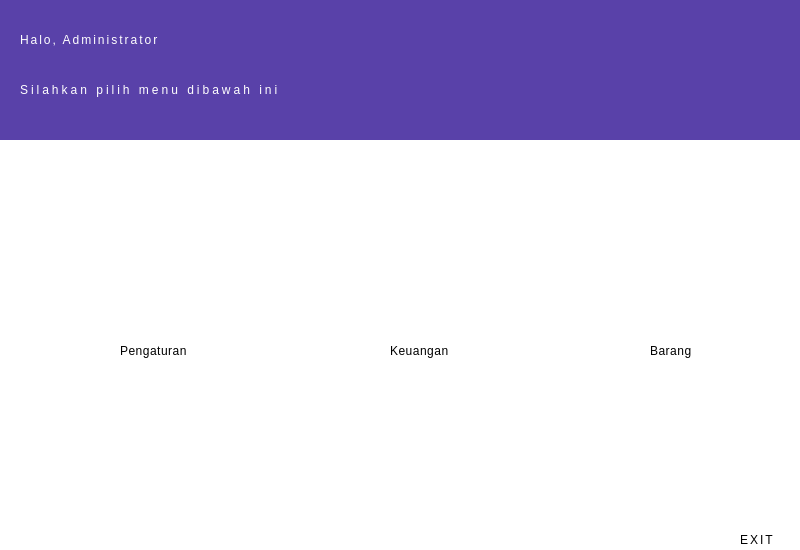
<?xml version="1.0" encoding="UTF-8"?>
<ui version="4.0">
 <class>Dialog</class>
 <widget class="QDialog" name="Dialog">
  <property name="geometry">
   <rect>
    <x>0</x>
    <y>0</y>
    <width>800</width>
    <height>550</height>
   </rect>
  </property>
  <property name="windowTitle">
   <string>Dialog</string>
  </property>
  <widget class="QWidget" name="widget" native="true">
   <property name="geometry">
    <rect>
     <x>-10</x>
     <y>0</y>
     <width>811</width>
     <height>550</height>
    </rect>
   </property>
   <property name="styleSheet">
    <string notr="true">background-color:white;
</string>
   </property>
   <widget class="QLabel" name="lblPengaturan">
    <property name="geometry">
     <rect>
      <x>110</x>
      <y>220</y>
      <width>111</width>
      <height>101</height>
     </rect>
    </property>
    <property name="text">
     <string/>
    </property>
    <property name="pixmap">
     <pixmap>../icon/settings.png</pixmap>
    </property>
    <property name="scaledContents">
     <bool>true</bool>
    </property>
   </widget>
   <widget class="QLabel" name="lblKeuangan">
    <property name="geometry">
     <rect>
      <x>370</x>
      <y>210</y>
      <width>121</width>
      <height>111</height>
     </rect>
    </property>
    <property name="text">
     <string/>
    </property>
    <property name="pixmap">
     <pixmap>../icon/hand.png</pixmap>
    </property>
    <property name="scaledContents">
     <bool>true</bool>
    </property>
   </widget>
   <widget class="QLabel" name="lblBarang">
    <property name="geometry">
     <rect>
      <x>620</x>
      <y>220</y>
      <width>121</width>
      <height>101</height>
     </rect>
    </property>
    <property name="text">
     <string/>
    </property>
    <property name="pixmap">
     <pixmap>../icon/open-box.png</pixmap>
    </property>
    <property name="scaledContents">
     <bool>true</bool>
    </property>
   </widget>
   <widget class="QLabel" name="lSubPengaturan">
    <property name="geometry">
     <rect>
      <x>130</x>
      <y>330</y>
      <width>81</width>
      <height>41</height>
     </rect>
    </property>
    <property name="styleSheet">
     <string notr="true">
font: 57 10pt &quot;Noto Looped Lao UI Medium&quot;;
letter-spacing:0.5px;</string>
    </property>
    <property name="text">
     <string>Pengaturan</string>
    </property>
   </widget>
   <widget class="QLabel" name="lSubTitle_3">
    <property name="geometry">
     <rect>
      <x>400</x>
      <y>330</y>
      <width>81</width>
      <height>41</height>
     </rect>
    </property>
    <property name="styleSheet">
     <string notr="true">
font: 57 10pt &quot;Noto Looped Lao UI Medium&quot;;
letter-spacing:0.5px;</string>
    </property>
    <property name="text">
     <string>Keuangan</string>
    </property>
   </widget>
   <widget class="QLabel" name="lSubTitle_4">
    <property name="geometry">
     <rect>
      <x>660</x>
      <y>330</y>
      <width>81</width>
      <height>41</height>
     </rect>
    </property>
    <property name="styleSheet">
     <string notr="true">
font: 57 10pt &quot;Noto Looped Lao UI Medium&quot;;
letter-spacing:0.5px;</string>
    </property>
    <property name="text">
     <string>Barang</string>
    </property>
   </widget>
   <widget class="QWidget" name="widget_2" native="true">
    <property name="geometry">
     <rect>
      <x>0</x>
      <y>-1</y>
      <width>811</width>
      <height>141</height>
     </rect>
    </property>
    <property name="styleSheet">
     <string notr="true">background-color:#5941A9;</string>
    </property>
    <widget class="QLabel" name="lSubTitle">
     <property name="geometry">
      <rect>
       <x>30</x>
       <y>70</y>
       <width>341</width>
       <height>41</height>
      </rect>
     </property>
     <property name="styleSheet">
      <string notr="true">color:white;
font: 57 10pt &quot;Noto Looped Lao Medium&quot;;
letter-spacing:3px;</string>
     </property>
     <property name="text">
      <string>Silahkan pilih menu dibawah ini</string>
     </property>
    </widget>
    <widget class="QLabel" name="lTitle">
     <property name="geometry">
      <rect>
       <x>30</x>
       <y>20</y>
       <width>321</width>
       <height>41</height>
      </rect>
     </property>
     <property name="styleSheet">
      <string notr="true">color:white;
font: 57 22pt &quot;Noto Looped Lao Medium&quot;;
letter-spacing:2px;</string>
     </property>
     <property name="text">
      <string>Halo, Administrator</string>
     </property>
    </widget>
   </widget>
   <widget class="QLabel" name="lbl_Exit">
    <property name="geometry">
     <rect>
      <x>750</x>
      <y>490</y>
      <width>31</width>
      <height>31</height>
     </rect>
    </property>
    <property name="text">
     <string/>
    </property>
    <property name="pixmap">
     <pixmap>../../../../../../Resource Grapich/Resources-Icon/illustration-business-concept/logout.png</pixmap>
    </property>
    <property name="scaledContents">
     <bool>true</bool>
    </property>
   </widget>
   <widget class="QLabel" name="lTitle_5">
    <property name="geometry">
     <rect>
      <x>750</x>
      <y>530</y>
      <width>41</width>
      <height>20</height>
     </rect>
    </property>
    <property name="styleSheet">
     <string notr="true">font: 57 10pt &quot;Noto Looped Lao Medium&quot;;

letter-spacing :2px;</string>
    </property>
    <property name="text">
     <string>EXIT</string>
    </property>
   </widget>
  </widget>
 </widget>
 <resources/>
 <connections/>
</ui>
